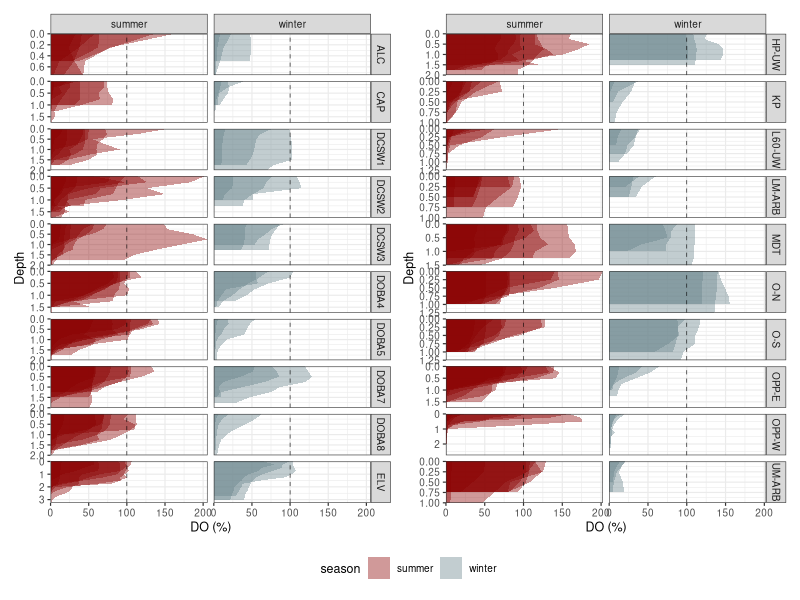
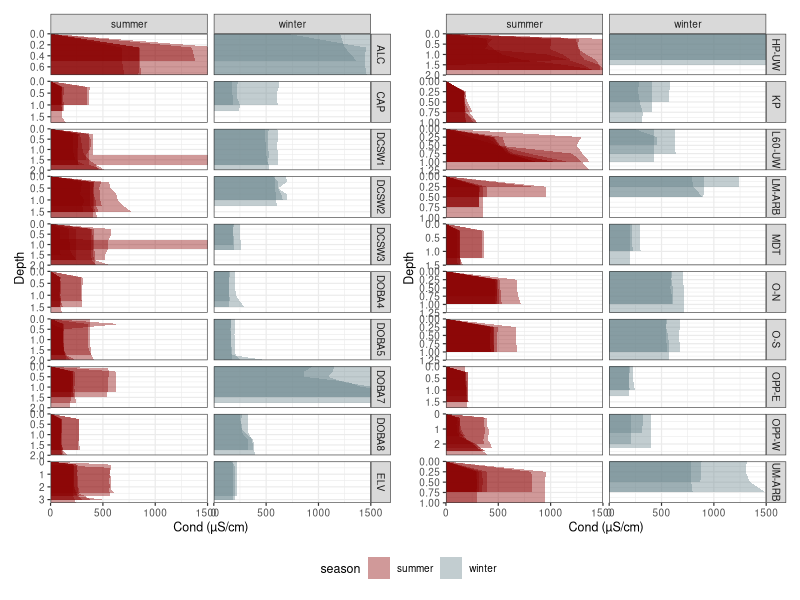
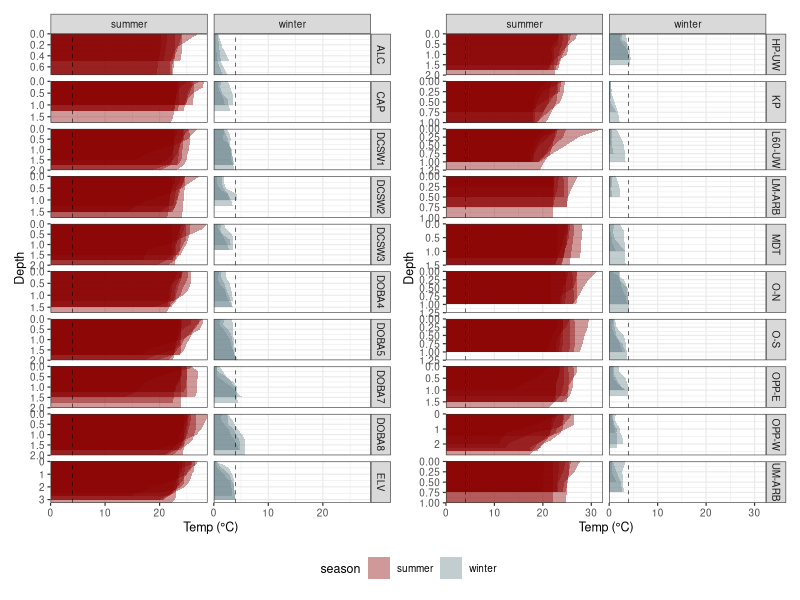
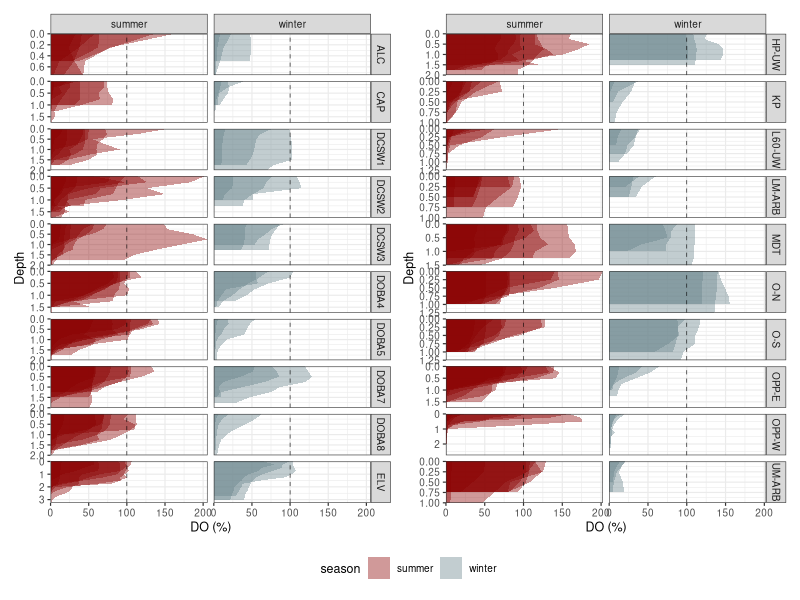
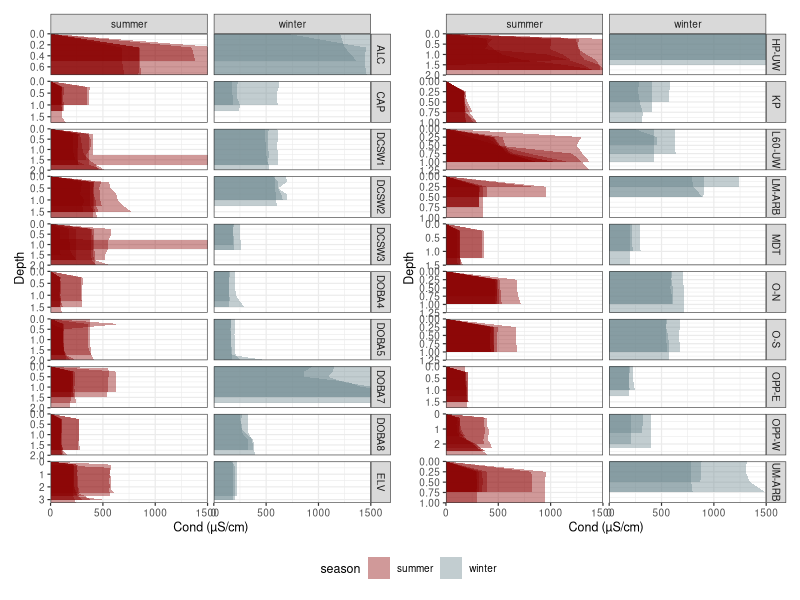
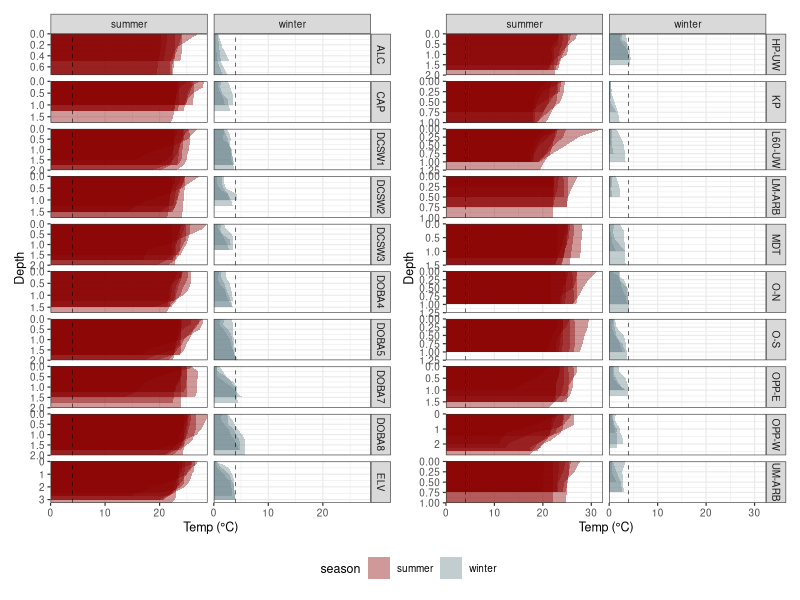

The R source for these figures, in order:
library(tidyverse)
library(lubridate)
library(patchwork)

raw = read_csv('data/tempdo/tempdo.csv') |> 
  mutate(season = case_when(month(DATE) <= 3 ~ 'winter',
                            month(DATE) > 3 ~ 'summer'))
ponds = unique(raw$pond)


p1 = ggplot(raw |> filter(pond %in% ponds[1:10])) +
  geom_ribbon(aes(x = Depth, ymin = 0, ymax = DO_Percent, group = DATE, fill = season), 
              alpha = 0.4) +
  geom_hline(yintercept = 100, linetype = 2, size = 0.2) +
  scale_fill_manual(values = c('red4','lightblue4')) +
  coord_flip(expand = 0) +
  scale_x_reverse() +
  ylab('DO (%)') +
  facet_grid(pond~season, scales = 'free_y') +
  theme_bw(base_size = 9)

p2 = ggplot(raw |> filter(pond %in% ponds[11:20])) +
  geom_ribbon(aes(x = Depth, ymin = 0, ymax = DO_Percent, group = DATE, fill = season), 
              alpha = 0.4) +
  geom_hline(yintercept = 100, linetype = 2, size = 0.2) +
  scale_fill_manual(values = c('red4','lightblue4')) +
  coord_flip(expand = 0) +
  scale_x_reverse() +
  ylab('DO (%)') +
  facet_grid(pond~season, scales = 'free_y') +
  theme_bw(base_size = 9)

p1 + p2 + plot_layout(guides = 'collect') &
  theme(legend.position = 'bottom')
ggsave('figures/profiles/pondsdo.png', height = 9, width = 6.5, dpi = 500, units = 'in')



p3 = ggplot(raw |> filter(pond %in% ponds[1:10])) +
  geom_ribbon(aes(x = Depth, ymin = 0, ymax = Conductivity, group = DATE, fill = season), 
              alpha = 0.4) +
  # geom_hline(yintercept = 100, linetype = 2, size = 0.2) +
  scale_fill_manual(values = c('red4','lightblue4')) +
  coord_flip(expand = 0, ylim = c(0,1500)) +
  scale_x_reverse() +
  ylab('Cond (µS/cm)') +
  facet_grid(pond~season, scales = 'free_y') +
  theme_bw(base_size = 9)

p4 = ggplot(raw |> filter(pond %in% ponds[11:20])) +
  geom_ribbon(aes(x = Depth, ymin = 0, ymax = Conductivity, group = DATE, fill = season), 
              alpha = 0.4) +
  # geom_hline(yintercept = 100, linetype = 2, size = 0.2) +
  scale_fill_manual(values = c('red4','lightblue4')) +
  coord_flip(expand = 0, ylim = c(0,1500)) +
  scale_x_reverse() +
  ylab('Cond (µS/cm)') +
  facet_grid(pond~season, scales = 'free_y') +
  theme_bw(base_size = 9)

p3 + p4 + plot_layout(guides = 'collect') &
  theme(legend.position = 'bottom')
ggsave('figures/profiles/pondscond.png', height = 9, width = 6.5, dpi = 500, units = 'in')

p5 = ggplot(raw |> filter(pond %in% ponds[1:10])) +
  geom_ribbon(aes(x = Depth, ymin = 0, ymax = Temp_C, group = DATE, fill = season), 
              alpha = 0.4) +
  geom_hline(yintercept = 4, linetype = 2, size = 0.2) +
  scale_fill_manual(values = c('red4','lightblue4')) +
  coord_flip(expand = 0) +
  scale_x_reverse() +
  ylab('Temp (°C)') +
  facet_grid(pond~season, scales = 'free_y') +
  theme_bw(base_size = 9)

p6 = ggplot(raw |> filter(pond %in% ponds[11:20])) +
  geom_ribbon(aes(x = Depth, ymin = 0, ymax = Temp_C, group = DATE, fill = season), 
              alpha = 0.4) +
  geom_hline(yintercept = 4, linetype = 2, size = 0.2) +
  scale_fill_manual(values = c('red4','lightblue4')) +
  coord_flip(expand = 0) +
  scale_x_reverse() +
  ylab('Temp (°C)') +
  facet_grid(pond~season, scales = 'free_y') +
  theme_bw(base_size = 9)

p5 + p6 + plot_layout(guides = 'collect') &
  theme(legend.position = 'bottom')
ggsave('figures/profiles/pondstemp.png', height = 9, width = 6.5, dpi = 500, units = 'in')

